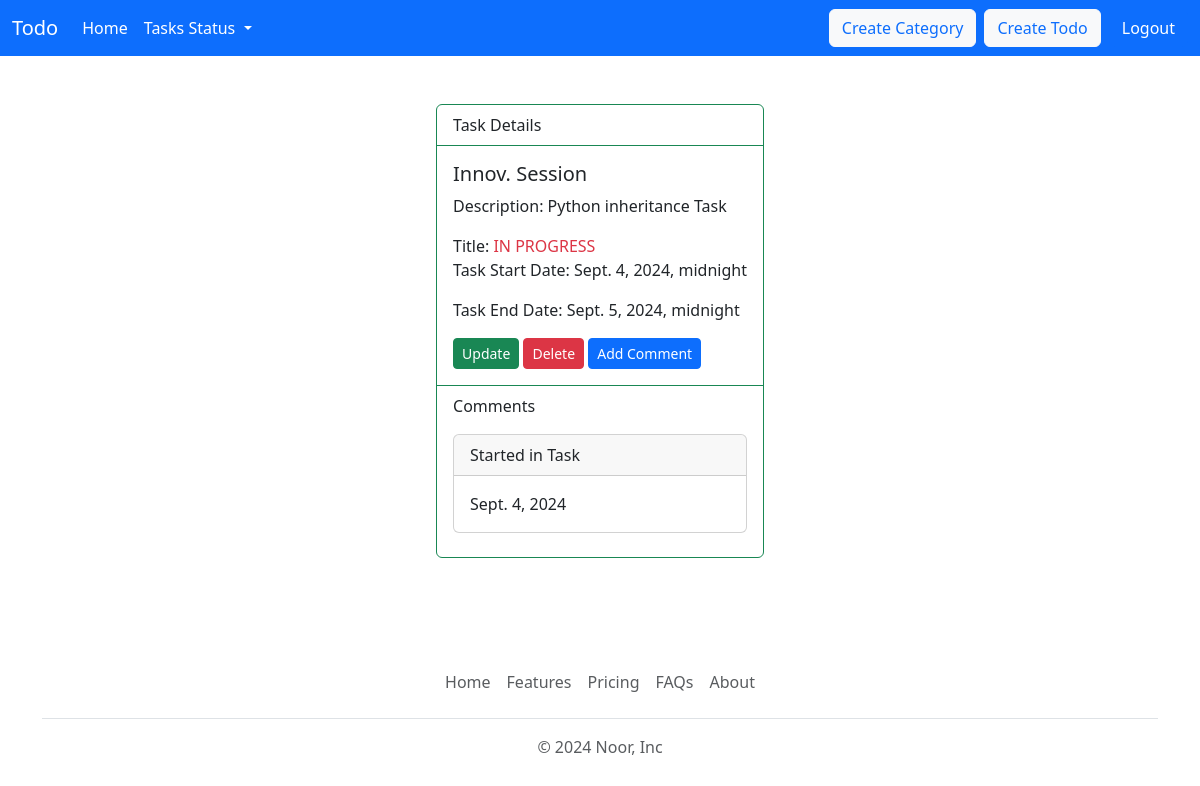
Screenshot of /tasks/session/details/6 (signed in) with the database file from the repository.
### main/models.py (models this page shows, shortened)
class Task(models.Model):
    CHOICES = [
        ('PENDING', 'PENDING'),
        ('IN PROGRESS', 'IN PROGRESS'),
        ('COMPLETED', 'COMPLETED'),
    ]
    title = models.CharField(max_length=150)
    description = models.TextField(null=True)
    status = models.CharField(max_length=15, choices=CHOICES)
    start_date = models.DateTimeField()
    end_date = models.DateTimeField()
    category = models.ForeignKey(Category, on_delete=models.CASCADE)
    user = models.ForeignKey(User, on_delete=models.CASCADE)

class Comment(models.Model):
    comment = models.TextField()
    date = models.DateField()
    task = models.ForeignKey(Task, on_delete=models.CASCADE)

### main/views.py (the view)
# urls.py: path('tasks/<catid>/details/<id>', show_details , name="details"),
def show_details(request,catid, id):
    if request.user.is_authenticated:
        tasks = Task.objects.filter(id=id, user=request.user.id)
        comments = Comment.objects.filter(task=id).order_by('-date')
        context = {
            'tasks': tasks,
            'comments': comments,
        }
        return render(request, 'main/details.html', context)
    return redirect('login')

### main/models.py (called while the page is built)
    def __str__(self):
        return self.name

### main/templates/main/details.html
{% extends "main/baseLogged.html" %}
{% block content %}
    <div class="container d-flex flex-row justify-content-center pt-5 pb-5">
        {% for task in tasks %}
            <div class="card border-success mb-3" style="max-width: 30rem;">
                <div class="card-header bg-transparent border-success">Task Details</div>
                <div class="card-body">
                <h5 class="card-title">{{task.title}}</h5>
                <p class="card-text">Description: {{task.description}}</p>
                <span>Title: </span>
                <span class="card-text {% if task.status == 'IN PROGRESS'%} text-danger {% elif task.status == 'COMPLETED'%} text-success {% elif task.status == 'PENDING'%} text-primary {% endif %}">{{task.status}}</span>
                <p class="card-text">Task Start Date: {{task.start_date}}</p>
                <p class="card-text">Task End Date: {{task.end_date}}</p>
                <a href="{% url 'updatetask' task.category task.id %}" class="btn btn-success btn-sm">Update</a>
                <a href="{% url 'deletetask' task.category task.id  %}" class="btn btn-danger btn-sm">Delete</a>
                <a href="{% url 'createcom' task.id  %}" class="btn btn-primary btn-sm">Add Comment</a>
                </div>
                <div class="card-footer bg-transparent border-success">
                   <p> Comments </p>
                   {% for comment in comments %}
                        <div class="card mb-3" style="max-width: 30rem;">
                            <div class="card-header">{{comment.comment}}</div>
                            <div class="card-body">
                            <p class="card-text">{{comment.date}}</p>
                            </div>
                        </div>
                    {% empty %}
                        <p>No comments for now</p>
                   {% endfor %}
                </div>
            </div>
        {% endfor %}
    </div>
{% endblock content %}

### rows the page displays
Task: title "Innov. Session", description "Python inheritance Task", status "IN PROGRESS", start_date "Sept. 4, 2024, midnight", end_date "Sept. 5, 2024, midnight"
Comment: comment "Started in Task", date "Sept. 4, 2024"
